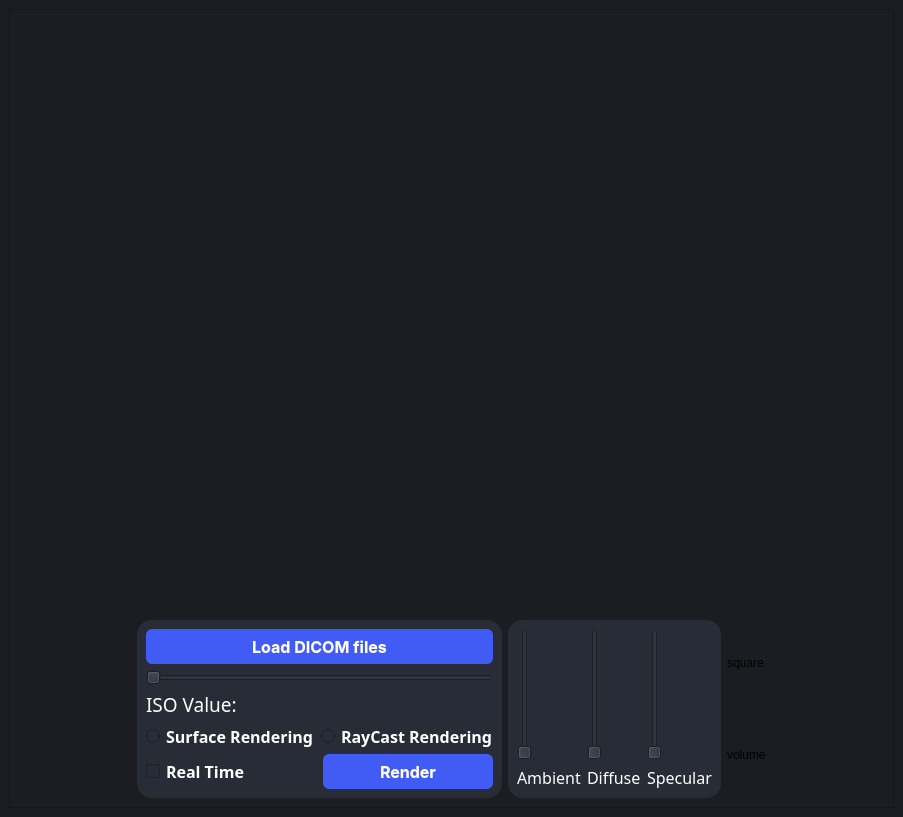
<?xml version="1.0" encoding="UTF-8"?>
<ui version="4.0">
 <class>MainWindow</class>
 <widget class="QMainWindow" name="MainWindow">
  <property name="geometry">
   <rect>
    <x>0</x>
    <y>0</y>
    <width>903</width>
    <height>817</height>
   </rect>
  </property>
  <property name="windowTitle">
   <string>MainWindow</string>
  </property>
  <property name="styleSheet">
   <string notr="true">background-color: #1b1d23;</string>
  </property>
  <widget class="QWidget" name="centralwidget">
   <layout class="QGridLayout" name="gridLayout_2">
    <item row="0" column="0">
     <widget class="QFrame" name="frame_2">
      <property name="frameShape">
       <enum>QFrame::Shape::StyledPanel</enum>
      </property>
      <property name="frameShadow">
       <enum>QFrame::Shadow::Raised</enum>
      </property>
      <layout class="QGridLayout" name="gridLayout" rowstretch="2,0">
       <item row="0" column="0" colspan="5">
        <widget class="QWidget" name="viewWidget" native="true">
         <property name="layoutDirection">
          <enum>Qt::LayoutDirection::LeftToRight</enum>
         </property>
         <property name="styleSheet">
          <string notr="true">color:rgb(85, 170, 255);</string>
         </property>
         <widget class="QWidget" name="verticalLayoutWidget">
          <property name="geometry">
           <rect>
            <x>10</x>
            <y>10</y>
            <width>211</width>
            <height>121</height>
           </rect>
          </property>
          <layout class="QVBoxLayout" name="slicesLayout">
           <property name="leftMargin">
            <number>15</number>
           </property>
           <property name="topMargin">
            <number>15</number>
           </property>
          </layout>
         </widget>
        </widget>
       </item>
       <item row="1" column="3">
        <layout class="QVBoxLayout" name="information">
         <item>
          <widget class="QLabel" name="square">
           <property name="text">
            <string>square</string>
           </property>
          </widget>
         </item>
         <item>
          <widget class="QLabel" name="volume">
           <property name="text">
            <string>volume</string>
           </property>
          </widget>
         </item>
        </layout>
       </item>
       <item row="1" column="1">
        <widget class="QFrame" name="frame">
         <property name="styleSheet">
          <string notr="true">border-radius: 15px;
background-color: rgb(39, 44, 54);
border: none;</string>
         </property>
         <property name="frameShape">
          <enum>QFrame::Shape::StyledPanel</enum>
         </property>
         <property name="frameShadow">
          <enum>QFrame::Shadow::Raised</enum>
         </property>
         <layout class="QVBoxLayout" name="verticalLayout_3">
          <item>
           <layout class="QVBoxLayout" name="verticalLayout_2">
            <item>
             <widget class="QPushButton" name="loadButton">
              <property name="font">
               <font>
                <family>-apple-system</family>
                <pointsize>12</pointsize>
                <bold>true</bold>
               </font>
              </property>
              <property name="styleSheet">
               <string notr="true">QPushButton{
  appearance: button;
  backface-visibility: hidden;
  background-color: #405cf5;
  border-radius: 6px;
  border-width: 0;
  box-shadow: rgba(50, 50, 93, .1) 0 0 0 1px inset,rgba(50, 50, 93, .1) 0 2px 5px 0,rgba(0, 0, 0, .07) 0 1px 1px 0;
  box-sizing: border-box;
  color: #fff;
  cursor: pointer;
  font-family: -apple-system,system-ui,&quot;Segoe UI&quot;,Roboto,&quot;Helvetica Neue&quot;,Ubuntu,sans-serif;
  font-size: 100%;
  height: 35px;
  line-height: 1.15;

  outline: none;
  overflow: hidden;
  padding: 0 5px;
  position: relative;
  text-align: center;
  text-transform: none;
  transform: translateZ(0);
  transition: all .2s,box-shadow .08s ease-in;
  touch-action: manipulation;
  width:50%;
}
QPushButton:hover{
background-color: #283999;
}
QPushButton:pressed{
background-color: #1c2973;
}
</string>
              </property>
              <property name="text">
               <string>Load DICOM files</string>
              </property>
              <property name="icon">
               <iconset>
                <normaloff>icons/upload-square-svgrepo-com.png</normaloff>icons/upload-square-svgrepo-com.png</iconset>
              </property>
              <property name="iconSize">
               <size>
                <width>25</width>
                <height>25</height>
               </size>
              </property>
             </widget>
            </item>
            <item>
             <layout class="QVBoxLayout" name="verticalLayout">
              <item>
               <widget class="QSlider" name="iso_slider">
                <property name="orientation">
                 <enum>Qt::Orientation::Horizontal</enum>
                </property>
               </widget>
              </item>
              <item>
               <widget class="QLabel" name="isoValue">
                <property name="font">
                 <font>
                  <family>Oswald Light</family>
                  <pointsize>14</pointsize>
                  <bold>false</bold>
                 </font>
                </property>
                <property name="styleSheet">
                 <string notr="true">color:rgb(255, 255, 255);</string>
                </property>
                <property name="text">
                 <string>ISO Value:</string>
                </property>
               </widget>
              </item>
             </layout>
            </item>
            <item>
             <layout class="QHBoxLayout" name="horizontalLayout">
              <item>
               <widget class="QRadioButton" name="surfaceRadio">
                <property name="font">
                 <font>
                  <family>Oswald SemiBold</family>
                  <pointsize>12</pointsize>
                  <bold>true</bold>
                 </font>
                </property>
                <property name="styleSheet">
                 <string notr="true">color:rgb(255, 255, 255);</string>
                </property>
                <property name="text">
                 <string>Surface Rendering</string>
                </property>
               </widget>
              </item>
              <item>
               <widget class="QRadioButton" name="rayCastRadio">
                <property name="font">
                 <font>
                  <family>Oswald SemiBold</family>
                  <pointsize>12</pointsize>
                  <bold>true</bold>
                 </font>
                </property>
                <property name="styleSheet">
                 <string notr="true">color:rgb(255, 255, 255);</string>
                </property>
                <property name="text">
                 <string>RayCast Rendering</string>
                </property>
               </widget>
              </item>
             </layout>
            </item>
            <item>
             <layout class="QHBoxLayout" name="horizontalLayout_2">
              <item>
               <widget class="QCheckBox" name="realTimeCheck">
                <property name="font">
                 <font>
                  <family>Oswald SemiBold</family>
                  <pointsize>12</pointsize>
                  <bold>true</bold>
                 </font>
                </property>
                <property name="styleSheet">
                 <string notr="true">color:rgb(255, 255, 255);</string>
                </property>
                <property name="text">
                 <string>Real Time</string>
                </property>
               </widget>
              </item>
              <item>
               <widget class="QPushButton" name="renderButton">
                <property name="font">
                 <font>
                  <family>-apple-system</family>
                  <pointsize>12</pointsize>
                  <bold>true</bold>
                 </font>
                </property>
                <property name="styleSheet">
                 <string notr="true">QPushButton{
  appearance: button;
  backface-visibility: hidden;
  background-color: #405cf5;
  border-radius: 6px;
  border-width: 0;
  box-shadow: rgba(50, 50, 93, .1) 0 0 0 1px inset,rgba(50, 50, 93, .1) 0 2px 5px 0,rgba(0, 0, 0, .07) 0 1px 1px 0;
  box-sizing: border-box;
  color: #fff;
  cursor: pointer;
  font-family: -apple-system,system-ui,&quot;Segoe UI&quot;,Roboto,&quot;Helvetica Neue&quot;,Ubuntu,sans-serif;
  font-size: 100%;
  height: 35px;
  line-height: 1.15;

  outline: none;
  overflow: hidden;
  padding: 0 5px;
  position: relative;
  text-align: center;
  text-transform: none;
  transform: translateZ(0);
  transition: all .2s,box-shadow .08s ease-in;
  touch-action: manipulation;
  width:100%;
}
QPushButton:hover{
background-color: #283999;
}
QPushButton:pressed{
background-color: #1c2973;
}
</string>
                </property>
                <property name="text">
                 <string>Render</string>
                </property>
                <property name="iconSize">
                 <size>
                  <width>25</width>
                  <height>25</height>
                 </size>
                </property>
               </widget>
              </item>
             </layout>
            </item>
           </layout>
          </item>
         </layout>
        </widget>
       </item>
       <item row="1" column="0">
        <spacer name="horizontalSpacer">
         <property name="orientation">
          <enum>Qt::Orientation::Horizontal</enum>
         </property>
         <property name="sizeHint" stdset="0">
          <size>
           <width>40</width>
           <height>20</height>
          </size>
         </property>
        </spacer>
       </item>
       <item row="1" column="2">
        <widget class="QFrame" name="frameRayCast">
         <property name="styleSheet">
          <string notr="true">border-radius: 15px;
background-color: rgb(39, 44, 54);
border: none;</string>
         </property>
         <property name="frameShape">
          <enum>QFrame::Shape::StyledPanel</enum>
         </property>
         <property name="frameShadow">
          <enum>QFrame::Shadow::Raised</enum>
         </property>
         <layout class="QHBoxLayout" name="horizontalLayout_3">
          <item>
           <layout class="QVBoxLayout" name="verticalLayout_14">
            <item>
             <widget class="QSlider" name="ambientSlider">
              <property name="orientation">
               <enum>Qt::Orientation::Vertical</enum>
              </property>
             </widget>
            </item>
            <item>
             <widget class="QLabel" name="AmbientLabel">
              <property name="font">
               <font>
                <family>Oswald Light</family>
                <pointsize>12</pointsize>
                <bold>false</bold>
               </font>
              </property>
              <property name="styleSheet">
               <string notr="true">color:rgb(255, 255, 255);</string>
              </property>
              <property name="text">
               <string>Ambient</string>
              </property>
             </widget>
            </item>
           </layout>
          </item>
          <item>
           <layout class="QVBoxLayout" name="verticalLayout_20">
            <item>
             <widget class="QSlider" name="diffuseSlider">
              <property name="orientation">
               <enum>Qt::Orientation::Vertical</enum>
              </property>
             </widget>
            </item>
            <item>
             <widget class="QLabel" name="DiffuseLabel">
              <property name="font">
               <font>
                <family>Oswald Light</family>
                <pointsize>12</pointsize>
                <bold>false</bold>
               </font>
              </property>
              <property name="styleSheet">
               <string notr="true">color:rgb(255, 255, 255);</string>
              </property>
              <property name="text">
               <string>Diffuse</string>
              </property>
             </widget>
            </item>
           </layout>
          </item>
          <item>
           <layout class="QVBoxLayout" name="verticalLayout_19">
            <item>
             <widget class="QSlider" name="specularSlider">
              <property name="orientation">
               <enum>Qt::Orientation::Vertical</enum>
              </property>
             </widget>
            </item>
            <item>
             <widget class="QLabel" name="SpecularLabel">
              <property name="font">
               <font>
                <family>Oswald Light</family>
                <pointsize>12</pointsize>
                <bold>false</bold>
               </font>
              </property>
              <property name="styleSheet">
               <string notr="true">color:rgb(255, 255, 255);</string>
              </property>
              <property name="text">
               <string>Specular</string>
              </property>
             </widget>
            </item>
           </layout>
          </item>
         </layout>
        </widget>
       </item>
       <item row="1" column="4">
        <spacer name="horizontalSpacer_2">
         <property name="orientation">
          <enum>Qt::Orientation::Horizontal</enum>
         </property>
         <property name="sizeHint" stdset="0">
          <size>
           <width>40</width>
           <height>20</height>
          </size>
         </property>
        </spacer>
       </item>
      </layout>
     </widget>
    </item>
   </layout>
  </widget>
  <widget class="QMenuBar" name="menubar">
   <property name="geometry">
    <rect>
     <x>0</x>
     <y>0</y>
     <width>903</width>
     <height>21</height>
    </rect>
   </property>
  </widget>
 </widget>
 <resources/>
 <connections/>
</ui>
